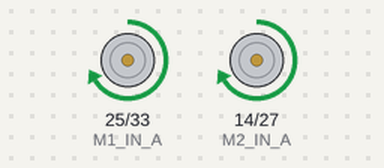
A sketch run on a simulated ESP32. Parts: motor-driver pin pairs drawn as motors (green arrow = first pin HIGH = forward, orange = second pin HIGH = backward, longer = more drive, scaled by the enable pin).

Above: at 1.0 s.
At 3.0 s:
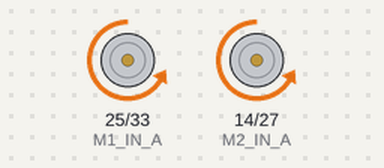
At 5.1 s:
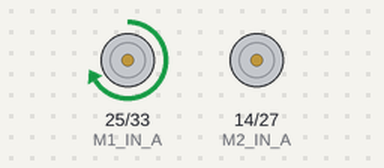
At 9.2 s:
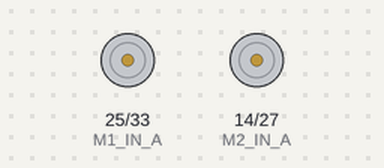
Timing chart, 0 to 13.3 s (numbered marks = the images above):
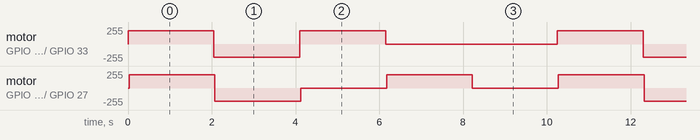

The sketch:

prakter_dcmotor.ino
```cpp
// Motor 1 (Kanan)
#define M1_IN_A   25
#define M1_IN_B   33
#define M1_PWM    32

// Motor 2 (Kiri)
#define M2_IN_A   14
#define M2_IN_B   27
#define M2_PWM    26

void maju(int kecepatan)
{
digitalWrite(M1_IN_B, LOW);
digitalWrite(M1_IN_A, HIGH);
analogWrite(M1_PWM, kecepatan);
delay(25);

digitalWrite(M2_IN_B, LOW);
digitalWrite(M2_IN_A, HIGH);
analogWrite(M2_PWM, kecepatan);
 delay(25);
}

void mundur(int kecepatan)
{
  digitalWrite(M1_IN_B, HIGH);
  digitalWrite(M1_IN_A, LOW);
  analogWrite(M1_PWM, kecepatan);
  delay(25);

  digitalWrite(M2_IN_B, HIGH);
  digitalWrite(M2_IN_A, LOW);
  analogWrite(M2_PWM, kecepatan);
  delay(25);
}

void belokKiri(int kecepatan)
{
 digitalWrite(M1_IN_B, LOW);
 digitalWrite(M1_IN_A, HIGH);
 analogWrite(M1_PWM, kecepatan);
 delay(25);

digitalWrite(M2_IN_B, LOW);
digitalWrite(M2_IN_A, LOW);
analogWrite(M2_PWM, kecepatan);
delay(25);
}

void belokKanan(int kecepatan)
{
  digitalWrite(M1_IN_B, LOW);
 digitalWrite(M1_IN_A, LOW);
 analogWrite(M1_PWM, kecepatan);
 delay(25);

digitalWrite(M2_IN_B, LOW);
digitalWrite(M2_IN_A, HIGH);
analogWrite(M2_PWM, kecepatan);
delay(25);
}

void berhenti()
{
  digitalWrite(M1_IN_B, LOW);
  digitalWrite(M1_IN_A, LOW);
  analogWrite(M1_PWM, 0);
  delay(25);

  digitalWrite(M2_IN_B, LOW);
  digitalWrite(M2_IN_A, LOW);
  analogWrite(M2_PWM, 0);
  delay(25);
}

void setup()
{
  // Inisialisasi pin Motor 1 (Kanan)
  pinMode(M1_IN_A, OUTPUT);
  pinMode(M1_IN_B, OUTPUT);
  pinMode(M1_PWM, OUTPUT);

  // Inisialisasi pin Motor 2 (Kiri)
  pinMode(M2_IN_A, OUTPUT);
  pinMode(M2_IN_B, OUTPUT);
  pinMode(M2_PWM, OUTPUT);
}

void loop()
{
 int kecepatan = 200;

    maju(kecepatan);
    delay(2000);

    mundur(kecepatan);
    delay(2000);

    belokKiri(kecepatan);
    delay(2000);

    belokKanan(kecepatan);
    delay(2000);

    berhenti();
    delay(2000);
}
```

Measured:
- by itself, motor on GPIO 14 (M2_IN_A) / GPIO 27 (M2_IN_B): repeats every 10.3 s: backward 200/255 2.1 s, 2 × (stopped 2.1 s, forward 200/255 2.1 s)
- by itself, motor on GPIO 25 (M1_IN_A) / GPIO 33 (M1_IN_B): repeats every 10.3 s: backward 200/255 2.1 s, forward 200/255 2.1 s, stopped 4.1 s, forward 200/255 2.1 s
